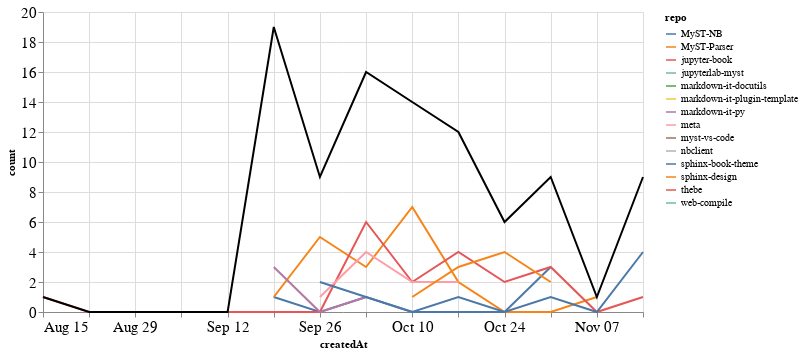

Source (notebook cell):
### Markdown cell above
### Comments

### Code cell
comments_time = comments.groupby('repo').resample('W', on='createdAt').count()['author'].reset_index()
comments_time = comments_time.rename(columns={'author': 'count'})
comments_time_total = comments_time.groupby('createdAt').agg({"count": "sum"}).reset_index()
ch1 = alt.Chart(comments_time, width=600).mark_line().encode(
    x='createdAt',
    y='count',
    color='repo',
    tooltip="repo"
)

ch2 = alt.Chart(comments_time_total, width=600).mark_line(color="black").encode(
    x='createdAt',
    y='count',
)

ch1 + ch2

### Figure 1 — Vega-Lite specification as saved in the notebook (floating-point values rounded to 4 significant figures)
{"config": {"axisLeft": {"labelFontSize": 15}, "axisBottom": {"labelFontSize": 15}}, "layer": [{"data": {"name": "data-1072d54b4ec9ff07d5d35576372a9089"}, "mark": "line", "encoding": {"color": {"type": "nominal", "field": "repo"}, "tooltip": {"type": "nominal", "field": "repo"}, "x": {"type": "temporal", "field": "createdAt"}, "y": {"type": "quantitative", "field": "count"}}, "width": 600}, {"data": {"name": "data-797ac04c025b1fa06f8c817d4b84ead1"}, "mark": {"type": "line", "color": "black"}, "encoding": {"x": {"type": "temporal", "field": "createdAt"}, "y": {"type": "quantitative", "field": "count"}}, "width": 600}], "$schema": "https://vega.github.io/schema/vega-lite/v4.8.1.json", "datasets": {"data-1072d54b4ec9ff07d5d35576372a9089": [{"repo": "MyST-NB", "createdAt": "2021-09-19T00:00:00", "count": 1}, {"repo": "MyST-NB", "createdAt": "2021-09-26T00:00:00", "count": 0}, {"repo": "MyST-NB", "createdAt": "2021-10-03T00:00:00", "count": 1}, {"repo": "MyST-NB", "createdAt": "2021-10-10T00:00:00", "count": 0}, {"repo": "MyST-NB", "createdAt": "2021-10-17T00:00:00", "count": 0}, {"repo": "MyST-NB", "createdAt": "2021-10-24T00:00:00", "count": 0}, {"repo": "MyST-NB", "createdAt": "2021-10-31T00:00:00", "count": 3}, {"repo": "MyST-Parser", "createdAt": "2021-09-19T00:00:00", "count": 1}, {"repo": "MyST-Parser", "createdAt": "2021-09-26T00:00:00", "count": 5}, {"repo": "MyST-Parser", "createdAt": "2021-10-03T00:00:00", "count": 3}, {"repo": "MyST-Parser", "createdAt": "2021-10-10T00:00:00", "count": 7}, {"repo": "MyST-Parser", "createdAt": "2021-10-17T00:00:00", "count": 2}, {"repo": "MyST-Parser", "createdAt": "2021-10-24T00:00:00", "count": 0}, {"repo": "MyST-Parser", "createdAt": "2021-10-31T00:00:00", "count": 0}, {"repo": "MyST-Parser", "createdAt": "2021-11-07T00:00:00", "count": 1}, {"repo": "jupyter-book", "createdAt": "2021-08-15T00:00:00", "count": 1}, {"repo": "jupyter-book", "createdAt": "2021-08-22T00:00:00", "count": 0}, {"repo": "jupyter-book", "createdAt": "2021-08-29T00:00:00", "count": 0}, {"repo": "jupyter-book", "createdAt": "2021-09-05T00:00:00", "count": 0}, {"repo": "jupyter-book", "createdAt": "2021-09-12T00:00:00", "count": 0}, {"repo": "jupyter-book", "createdAt": "2021-09-19T00:00:00", "count": 0}, {"repo": "jupyter-book", "createdAt": "2021-09-26T00:00:00", "count": 0}, {"repo": "jupyter-book", "createdAt": "2021-10-03T00:00:00", "count": 6}, {"repo": "jupyter-book", "createdAt": "2021-10-10T00:00:00", "count": 2}, {"repo": "jupyter-book", "createdAt": "2021-10-17T00:00:00", "count": 4}, {"repo": "jupyter-book", "createdAt": "2021-10-24T00:00:00", "count": 2}, {"repo": "jupyter-book", "createdAt": "2021-10-31T00:00:00", "count": 3}, {"repo": "jupyter-book", "createdAt": "2021-11-07T00:00:00", "count": 0}, {"repo": "jupyter-book", "createdAt": "2021-11-14T00:00:00", "count": 1}, {"repo": "jupyterlab-myst", "createdAt": "2021-09-19T00:00:00", "count": 7}, {"repo": "markdown-it-docutils", "createdAt": "2021-11-14T00:00:00", "count": 2}, {"repo": "markdown-it-plugin-template", "createdAt": "2021-11-14T00:00:00", "count": 1}, {"repo": "markdown-it-py", "createdAt": "2021-09-19T00:00:00", "count": 3}, {"repo": "markdown-it-py", "createdAt": "2021-09-26T00:00:00", "count": 0}, {"repo": "markdown-it-py", "createdAt": "2021-10-03T00:00:00", "count": 1}, {"repo": "meta", "createdAt": "2021-09-26T00:00:00", "count": 1}, {"repo": "meta", "createdAt": "2021-10-03T00:00:00", "count": 4}, {"repo": "meta", "createdAt": "2021-10-10T00:00:00", "count": 2}, {"repo": "meta", "createdAt": "2021-10-17T00:00:00", "count": 2}, {"repo": "myst-vs-code", "createdAt": "2021-11-14T00:00:00", "count": 1}, {"repo": "nbclient", "createdAt": "2021-09-19T00:00:00", "count": 7}, {"repo": "sphinx-book-theme", "createdAt": "2021-09-26T00:00:00", "count": 2}, {"repo": "sphinx-book-theme", "createdAt": "2021-10-03T00:00:00", "count": 1}, {"repo": "sphinx-book-theme", "createdAt": "2021-10-10T00:00:00", "count": 0}, {"repo": "sphinx-book-theme", "createdAt": "2021-10-17T00:00:00", "count": 1}, {"repo": "sphinx-book-theme", "createdAt": "2021-10-24T00:00:00", "count": 0}, {"repo": "sphinx-book-theme", "createdAt": "2021-10-31T00:00:00", "count": 1}, {"repo": "sphinx-book-theme", "createdAt": "2021-11-07T00:00:00", "count": 0}, {"repo": "sphinx-book-theme", "createdAt": "2021-11-14T00:00:00", "count": 4}, {"repo": "sphinx-design", "createdAt": "2021-10-10T00:00:00", "count": 1}, {"repo": "sphinx-design", "createdAt": "2021-10-17T00:00:00", "count": 3}, {"repo": "sphinx-design", "createdAt": "2021-10-24T00:00:00", "count": 4}, {"repo": "sphinx-design", "createdAt": "2021-10-31T00:00:00", "count": 2}, {"repo": "thebe", "createdAt": "2021-10-10T00:00:00", "count": 2}, {"repo": "web-compile", "createdAt": "2021-09-26T00:00:00", "count": 1}], "data-797ac04c025b1fa06f8c817d4b84ead1": [{"createdAt": "2021-08-15T00:00:00", "count": 1}, {"createdAt": "2021-08-22T00:00:00", "count": 0}, {"createdAt": "2021-08-29T00:00:00", "count": 0}, {"createdAt": "2021-09-05T00:00:00", "count": 0}, {"createdAt": "2021-09-12T00:00:00", "count": 0}, {"createdAt": "2021-09-19T00:00:00", "count": 19}, {"createdAt": "2021-09-26T00:00:00", "count": 9}, {"createdAt": "2021-10-03T00:00:00", "count": 16}, {"createdAt": "2021-10-10T00:00:00", "count": 14}, {"createdAt": "2021-10-17T00:00:00", "count": 12}, {"createdAt": "2021-10-24T00:00:00", "count": 6}, {"createdAt": "2021-10-31T00:00:00", "count": 9}, {"createdAt": "2021-11-07T00:00:00", "count": 1}, {"createdAt": "2021-11-14T00:00:00", "count": 9}]}}
